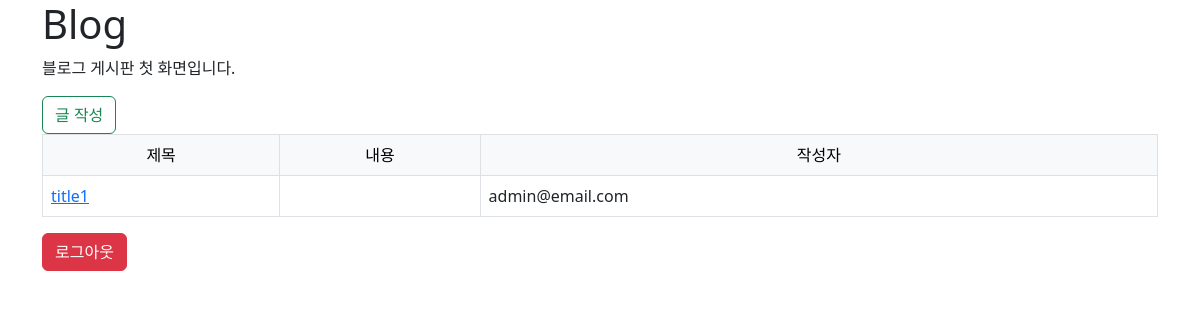
/blog/, run on an earlier commit of the app's database.
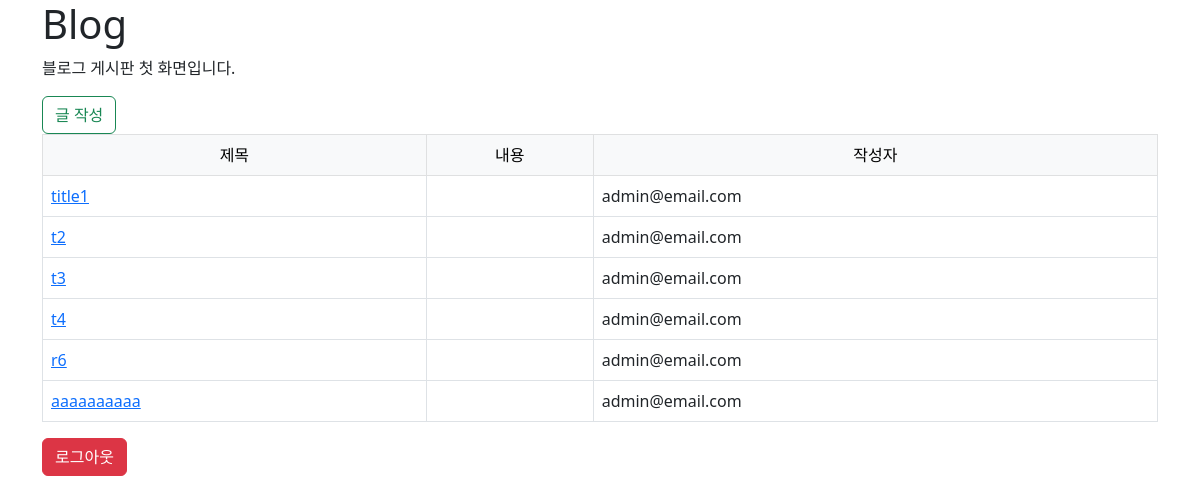
And on a later commit of the database.
### blog/models.py (models this page shows)
class Post(models.Model):
    title = models.CharField(max_length=30)
    content = models.TextField()
    writer = models.ForeignKey(User, on_delete=models.CASCADE)
    created_at = models.DateTimeField(auto_now_add=True)
    updated_at = models.DateTimeField(auto_now=True)

### user/models.py (models this page shows)
class User(AbstractUser):
    email = models.EmailField(unique=True, max_length=255)
    name = models.CharField(max_length=50, null=True, blank=True)
    is_staff = models.BooleanField(default=False)
    is_superuser = models.BooleanField(default=False)
    last_login = models.DateField(null=True, blank=True)
    date_joined = models.DateField(auto_now_add=True)
    USERNAME_FIELD = 'email'
    EMAIL_FIELD = 'email'
    REQUIRED_FIELDS = [] #필수 요소 설정가능
    objects = UserManager()

### blog/views.py (the view)
# urls.py: path("", views.Index.as_view(), name='list'),
class Index(View):
    def get(self, request):
        post_objs = Post.objects.all()
        context = {
            "posts": post_objs,
        }
        return render(request, 'blog/post_list.html', context)

### blog/templates/blog/post_list.html (shortened to what this page needs)
{% extends 'blog/base.html' %}
{% block content %}
<p>블로그 게시판 첫 화면입니다.</p>
<a href="{% url 'blog:write' %}" class="btn btn-outline-success">글 작성</a>
{% if posts %}
<table class="table table-bordered">
    <thead class="table-light">
        <tr align="center">
            <td>제목</td>
            <td>내용</td>
            <td>작성자</td>
        </tr>
    </thead>
    <tbody>
        {% for post in posts %}
        <tr>
            <td><a href="{% url 'blog:detail' post_id=post.pk %}">{{ post.title }}</a></td>
            <td></td>
            <td>{{ post.writer }}</td>
        </tr>
        {% endfor %}
    </tbody>
</table>
{% else %}
<p>작성된 게시물이 없습니다.</p>
{% endif %}
<a href="{% url 'user:logout'%}" class="btn btn-danger">로그아웃</a>
{% endblock %}

What changed in the data, as far as the page shows it:
added Post: title "t2", writer "admin@email.com"
added Post: title "t3", writer "admin@email.com"
added Post: title "t4", writer "admin@email.com"
added Post: title "r6", writer "admin@email.com"
added Post: title "aaaaaaaaaa", writer "admin@email.com"
